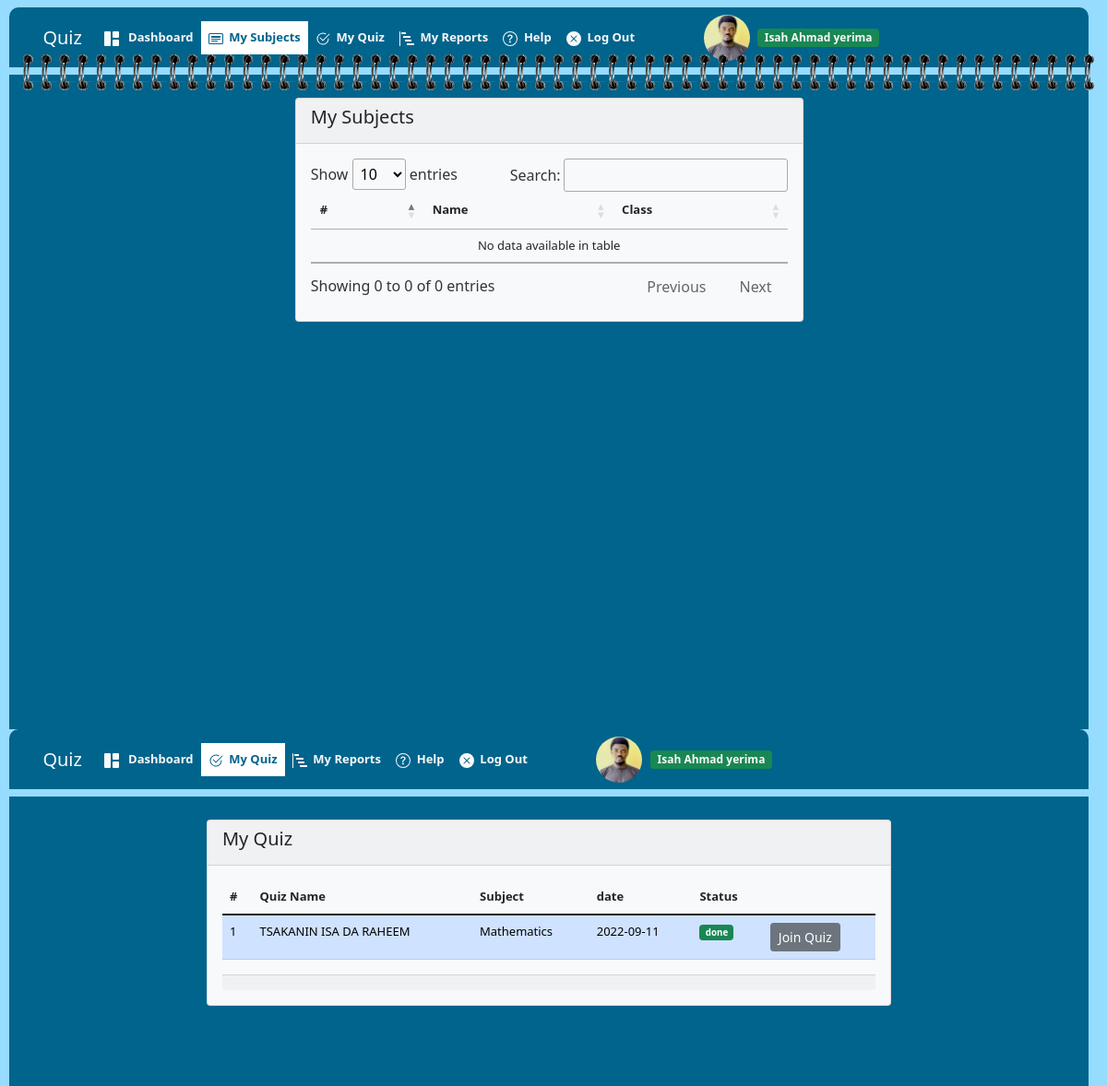
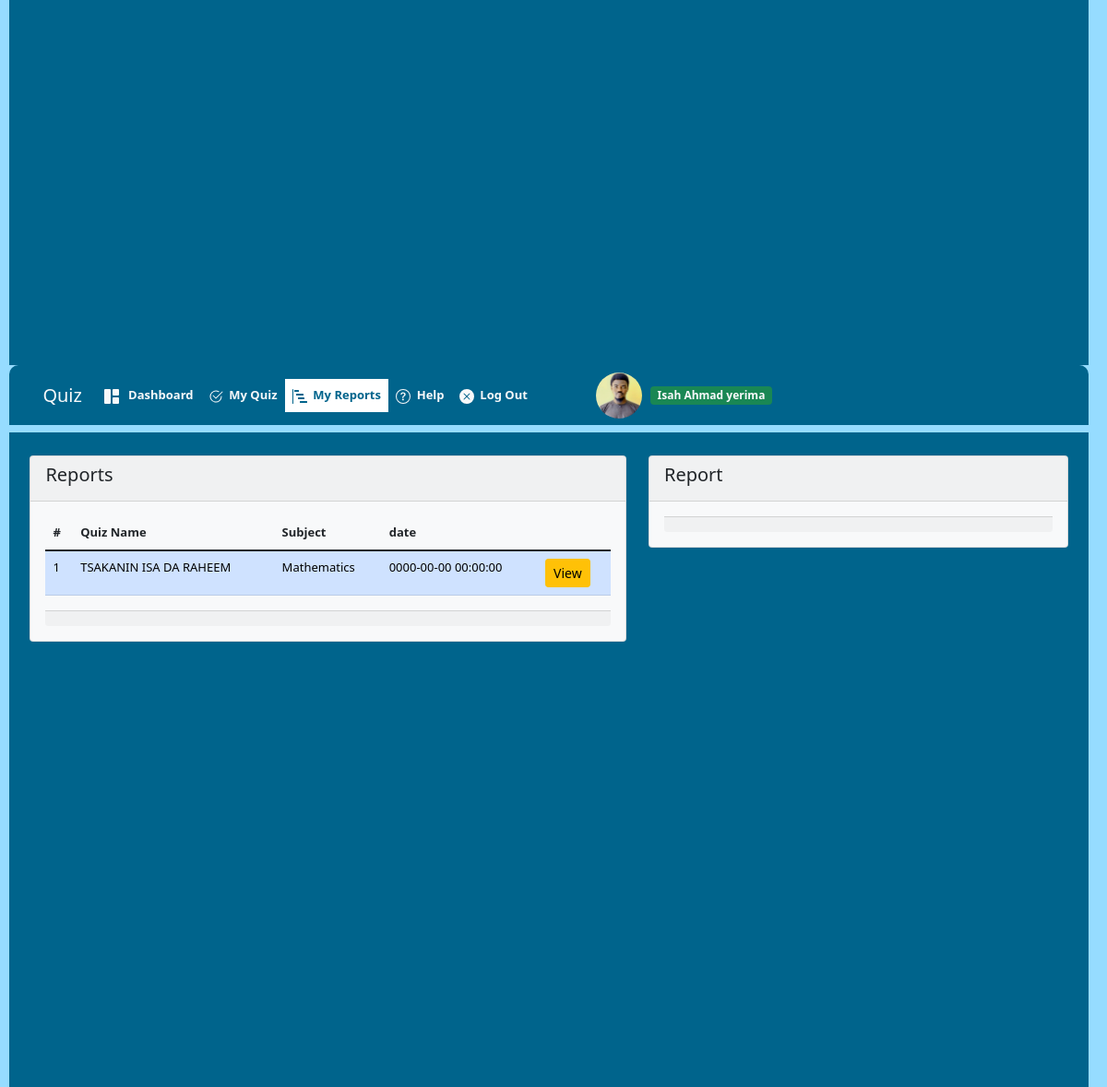
The app's page /student/report.php (signed in) with its own data (2 pictures, top to bottom).
### tables this page shows
CREATE TABLE `student` (
  `id` int(11) NOT NULL,
  `reg_no` varchar(255) NOT NULL,
  `name` varchar(255) NOT NULL,
  `class_id` int(11) NOT NULL,
  `password` varchar(255) NOT NULL,
  `picture` varchar(255) NOT NULL
);

CREATE TABLE `quiz` (
  `id` int(11) NOT NULL,
  `name` varchar(100) NOT NULL,
  `class_id` int(11) NOT NULL,
  `subject_id` int(11) NOT NULL,
  `date` date NOT NULL,
  `status` int(11) NOT NULL
);

CREATE TABLE `report` (
  `id` int(11) NOT NULL,
  `quiz_id` int(11) NOT NULL,
  `positions` longtext NOT NULL,
  `date` timestamp NOT NULL DEFAULT current_timestamp()
);

### admin/include/configuration/init.php (called while the page is built, shortened)
<?php
include_once('function.php');
include_once('objects_class.php');
include_once('database.php');
include_once('class.php');
include_once('quiz.php');
include_once('subject.php');
include_once('report.php');

### admin/include/classes/database.php (called while the page is built, shortened)
<?php
class Database{
    public $connection;
    public function connect(){
        $this->connection = new mysqli(DB_HOST,DB_USER,DB_PASS,DB_NAME);
    }
    public function query($sql)
    {
        $result = $this->connection->query($sql);
        return $result;
    }
}
$database = new Database();
?>

### admin/include/classes/objects_class.php (called while the page is built, shortened)
<?php
class Objects_class
{
    private function has_the_attribute($the_attribute)
    {
        $object_properties = get_object_vars($this);
        return array_key_exists($the_attribute, $object_properties);
    }
    public static function instantiation($the_record)
    {
        $the_object = new $calling_class;
        foreach ($the_record as $the_attribute => $value) {
            if ($the_object->has_the_attribute($the_attribute)) {
                $the_object->$the_attribute = $value;
            }
        }
        return $the_object;
    }
    public static function find_all()
    {
        $the_object_array = static::find_by_query('SELECT * FROM ' . static::$db_table);
        return $the_object_array;
    }
    public static function find_by_id($id)
    {
        $the_result_array = static::find_by_query("SELECT * FROM " . static::$db_table . " WHERE id=$id LIMIT 1");
        return !empty($the_result_array) ? array_shift($the_result_array) : false;
    }
    public static function find_by_query($sql)
    {
        global $database;
        $result_set = $database->query($sql);
        $the_object_array = array();
        while ($row = mysqli_fetch_array($result_set)) {
            $the_object_array[] = static::instantiation($row);
        }
        return $the_object_array;
    }
}

### admin/include/configuration/function.php (called while the page is built, shortened)
<?php
function class_auto_loader($class)
{
	$class = strtolower($class);
	$the_path = "include/classes/{$class}.php";
}

### student/report.php (the view, shortened to what this page needs)
<?php include("include/header.php") ?>
<?php
extract($_GET);
?>
<div class="header row">
    <nav class="navbar navbar-expand-lg ">
        <div class="container-fluid">
            <a class="navbar-brand text-light" href="#">Quiz</a>
            <div class="collapse navbar-collapse" id="navbarNav">
                <ul class="navbar-nav" style="font-size:13px; font-weight: bold; ">
                    <li class="nav-item ">
                        <a class="nav-link  text-light" href="index.php"> &nbsp; Dashboard</a>
                    </li>
                    <li class="nav-item">
                        <a class="nav-link text-light" href="quiz.php"> &nbsp;My Quiz</a>
                    </li>
                    <li class="nav-item active">
                        <a class="nav-link active text-light" href="report.php"> &nbsp;My Reports</a>
                    </li>
                    <li class="nav-item">
                        <a class="nav-link text-light" href="#"> &nbsp;Help</a>
                    </li>
                    <li class="nav-item">
                        <a class="nav-link text-light" href="logout.php"> &nbsp;Log Out</a>
                    </li>
                </ul>
                <?php include("include/profile.php") ?>
            </div>
        </div>
    </nav>
</div>
<div class="body row">
    <div class="col-7">
        <div style="position:relative; margin-top:0px; height: fit-content;" class="bg-light card">
            <div class="card-header">
                <div class="card-title">
                    <h5 class="card-title">Reports</h5>
                </div>
            </div>
            <div class="card-body">
                <table id="myTable" class="table" style="font-size: 13px;">
                    <thead>
                        <tr>
                            <th>#</th>
                            <th>Quiz Name</th>
                            <th>Subject</th>
                            <th>date</th>
                            <th></th>
                        </tr>
                    </thead>
                    <tbody>
                        <?php $reports = Report::find_all();
                        $i = 0;
                        foreach ($reports as $report) : if (Quiz::find_by_id($report->quiz_id)->class_id == $user->class_id) : $i++; ?>
                        <tr class="table-primary">
                            <td><?php echo $i; ?></td>
                            <td> <?php echo Quiz::find_by_id($report->quiz_id)->name ?></td>
                            <td> <?php echo Subject::find_by_id(Quiz::find_by_id($report->quiz_id)->subject_id)->name ?? "<i>Null</i>" ?>
                            </td>
                            <td> <?php echo $report->date ?></td>
                            <td>
                                <a class="btn btn-sm btn-warning" href="?report_id2=<?php echo $report->id ?>">View</a>
                            </td>
                        </tr>
                        <?php endif;
                        endforeach; ?>
                    </tbody>
                </table>
                <div class="card-footer">
                </div>
            </div>
        </div>
    </div>
    <div class="col-5">
        <div style="position:relative; margin-top:0px; height: fit-content;" class="bg-light card">
            <div class="card-header">
                <div class="card-title">
                    <h5 class="card-title">Report</h5>
                </div>
            </div>
            <div class="card-body">
                <div class="card-footer">
                </div>
            </div>
        </div>
    </div>
</div>
</body>
</html>

### student/include/profile.php (shortened to what this page needs)
<div>
    <div class="display_image2" id="display_image2">
        <img src="<?php echo file_exists("../admin/" . $user->picture) && $user->picture != "" ? "../admin/" . $user->picture : "../admin/profile_img/avatar.jpg"; ?>"
            alt="Profile" class="rounded-circle img2">
    </div>
</div>
<div class=" badge bg-success text-light">
    <?php echo $user->name ?>
</div>

### student/quiz.php (shortened to what this page needs)
<?php include("include/header.php") ?>
<?php
extract($_POST);
?>
<div class="header row">
    <nav class="navbar navbar-expand-lg ">
        <div class="container-fluid">
            <a class="navbar-brand text-light" href="#">Quiz</a>
            <div class="collapse navbar-collapse" id="navbarNav">
                <ul class="navbar-nav" style="font-size:13px; font-weight: bold; ">
                    <li class="nav-item ">
                        <a class="nav-link  text-light" href="index.php"> &nbsp; Dashboard</a>
                    </li>
                    <li class="nav-item active">
                        <a class="nav-link active text-light" href="quiz.php"> &nbsp;My Quiz</a>
                    </li>
                    <li class="nav-item">
                        <a class="nav-link text-light" href="report.php"> &nbsp;My Reports</a>
                    </li>
                    <li class="nav-item">
                        <a class="nav-link text-light" href="#"> &nbsp;Help</a>
                    </li>
                    <li class="nav-item">
                        <a class="nav-link text-light" href="logout.php"> &nbsp;Log Out</a>
                    </li>
                </ul>
                <?php include("include/profile.php") ?>
            </div>
        </div>
    </nav>
</div>
<div class="body row">
    <div class="col-2">
    </div>
    <div class="col-8">
        <div style="position:relative; margin-top:0px; height: fit-content;" class="bg-light card">
            <div class="card-header">
                <div class="card-title">
                    <h5 class="card-title">My Quiz</h5>
                </div>
            </div>
            <div class="card-body">
                <table id="myTable" class="table" style="font-size: 13px;">
                    <thead>
                        <tr>
                            <th>#</th>
                            <th>Quiz Name</th>
                            <th>Subject</th>
                            <th>date</th>
                            <th>Status</th>
                            <th></th>
                        </tr>
                    </thead>
                    <tbody>
                        <?php $quizes = Quiz::find_all();
                        $i = 0;
                        foreach ($quizes as $quiz) :  if ($user->class_id == $quiz->class_id) : $i++; ?>
                        <tr class="table-primary">
                            <td><?php echo $i; ?></td>
                            <td> <?php echo $quiz->name ?></td>
                            <td> <?php echo Subject::find_by_id($quiz->subject_id)->name ?? "<i>Null</i>" ?></td>
                            <td> <?php echo $quiz->date ?></td>
                            <td> <?php echo $quiz->status == 0 ? "<div class='badge badge-sm bg-danger'>Not done</div>" : "<div class='badge badge-sm bg-success'>done</div>" ?>
                            </td>
                            <td>
                                <?php echo $quiz->status == 0 ? '<a class="btn btn-sm btn-warning" href="quiz/index.php?quiz_id=' . $quiz->id . '">Join Quiz</a>' : '<a class="btn btn-sm btn-secondary">Join Quiz</a>' ?>
                            </td>
                        </tr>
                        <?php endif;
                        endforeach; ?>
                    </tbody>
                </table>
                <div class="card-footer">
                </div>
            </div>
        </div>
    </div>
</div>
</body>
</html>

### records on screen
student: picture (picture), name "Isah Ahmad yerima Isah Ahmad yerima Isah Ahmad yerima"
quiz: name "TSAKANIN ISA DA RAHEEM", name "Mathematics", date "2022-09-11", status "done"
report: name "TSAKANIN ISA DA RAHEEM", name "Mathematics", date "0000-00-00 00:00:00"
